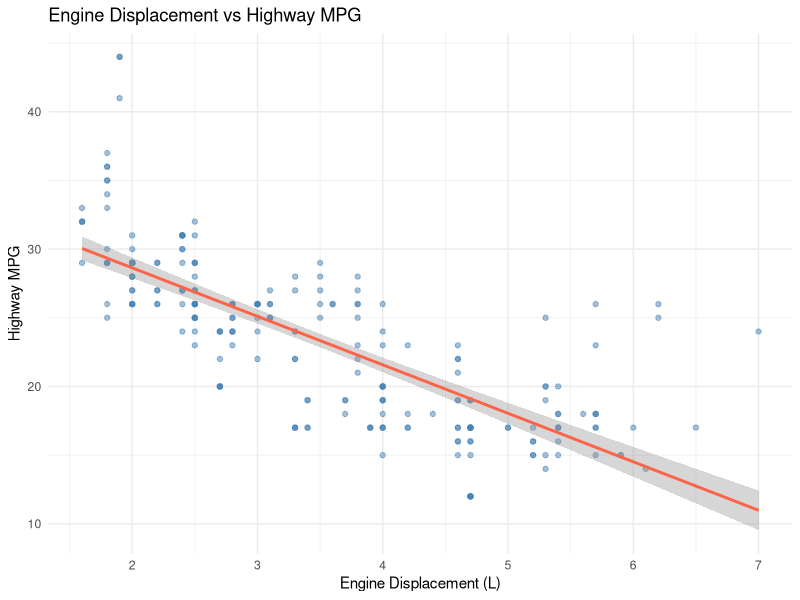
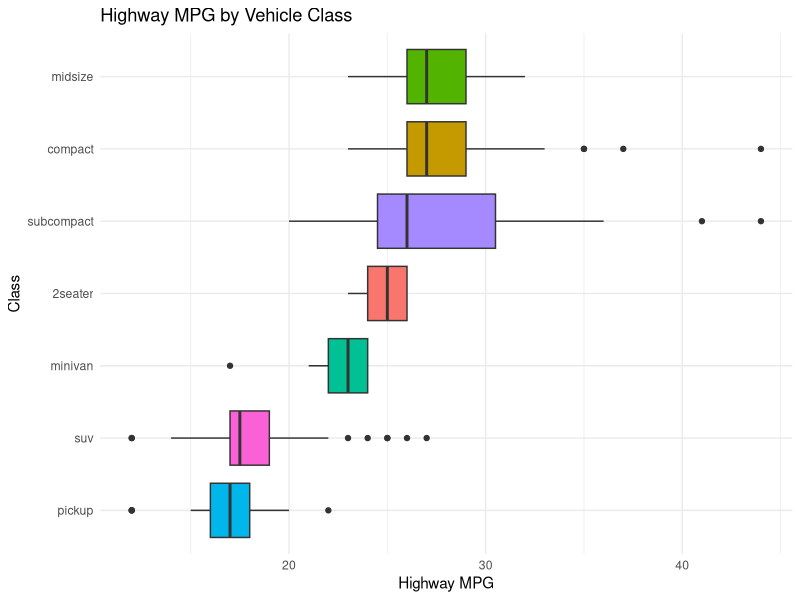
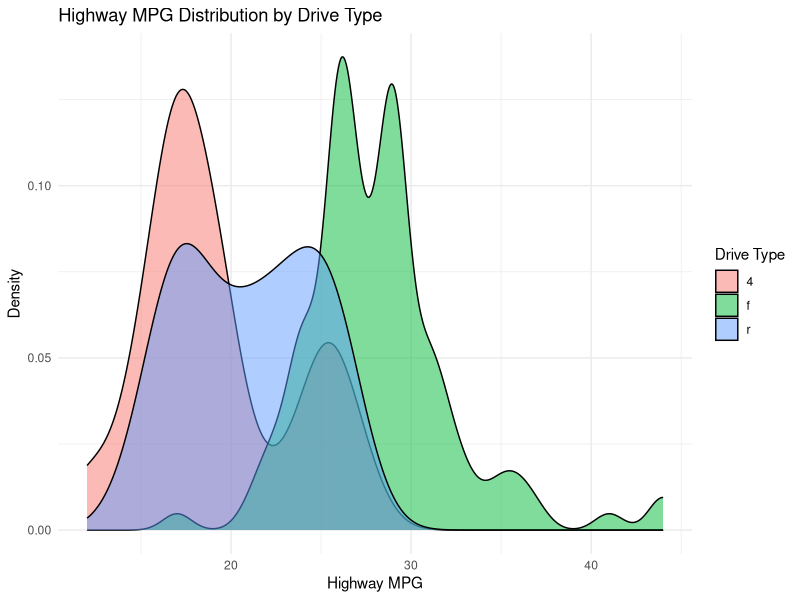
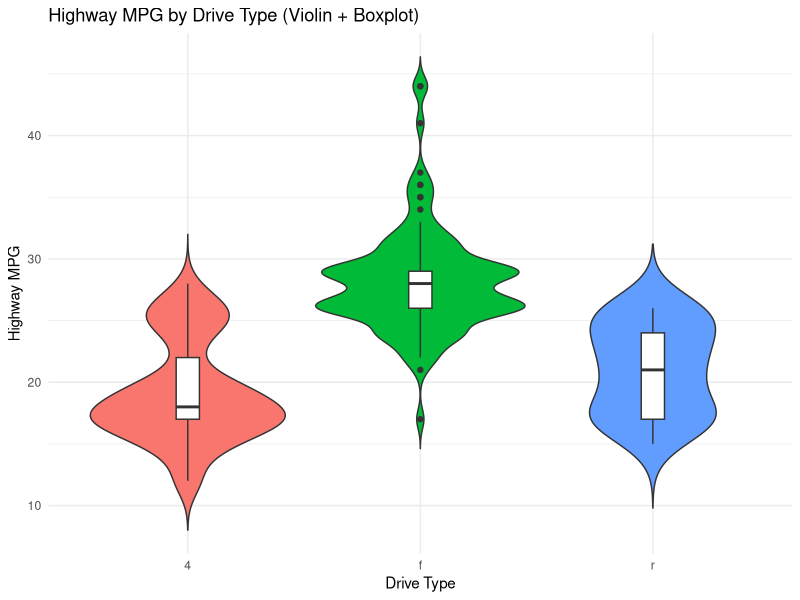
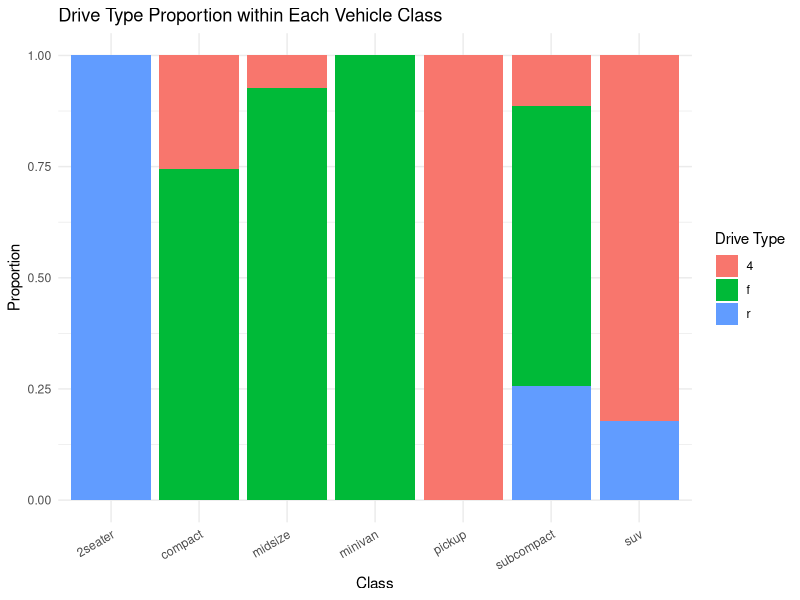
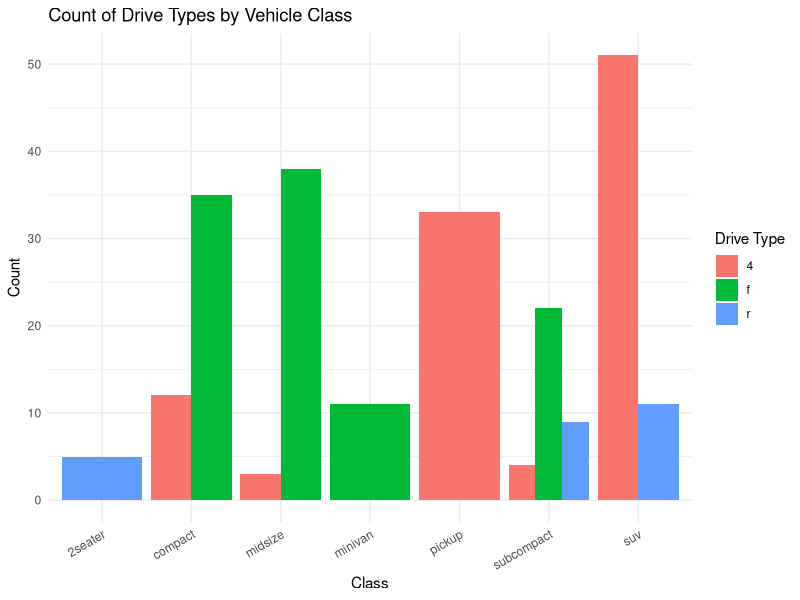
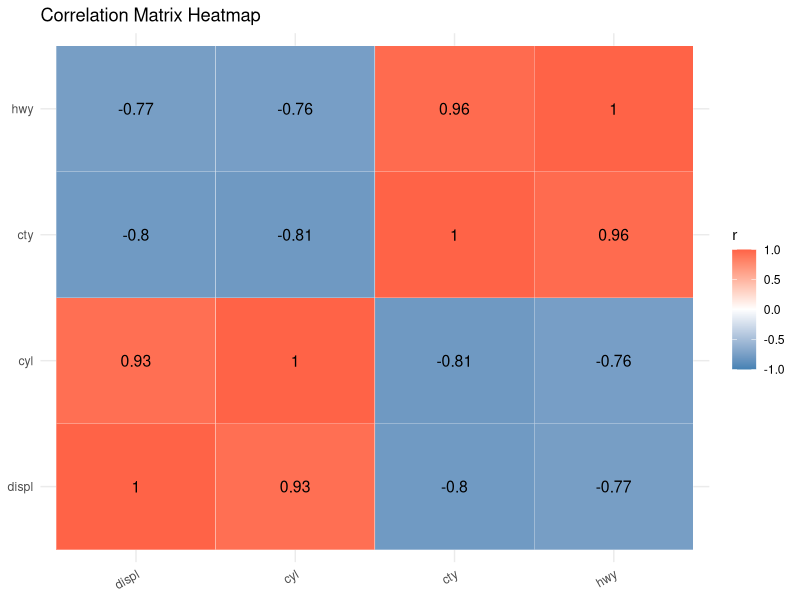
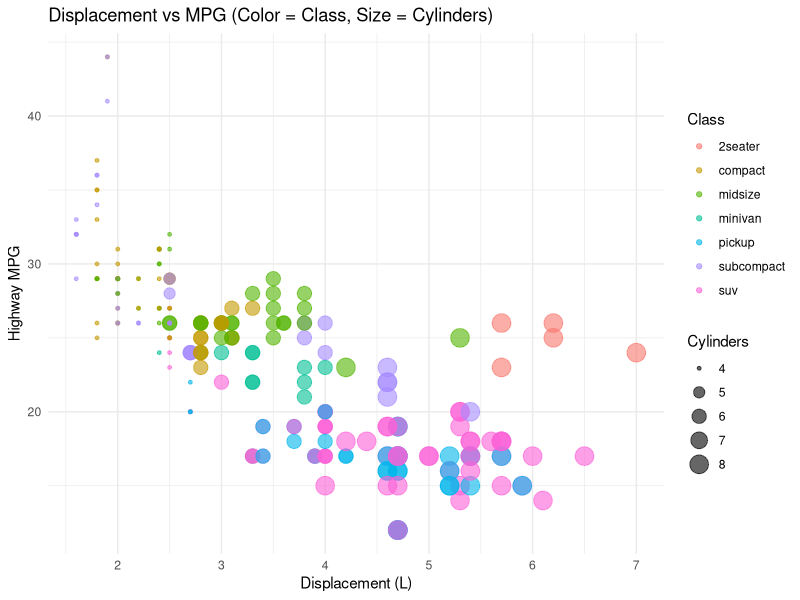

These charts were generated, in order, by the following R code:
## ---- chunk 1
library(tidyverse)
data(mpg)

ggplot(mpg, aes(x = displ, y = hwy)) +
  geom_point(alpha = 0.5, color = "steelblue") +
  geom_smooth(method = "lm", se = TRUE, color = "tomato") +
  labs(
    title = "Engine Displacement vs Highway MPG",
    x = "Engine Displacement (L)",
    y = "Highway MPG"
  ) +
  theme_minimal()
## ---- chunk 2
cor_val <- cor(mpg$displ, mpg$hwy)
cat("Pearson r:", round(cor_val, 3), "\n")
## ---- chunk 3
# Correlation test with p-value
cor.test(mpg$displ, mpg$hwy)
## ---- chunk 4
ggplot(mpg, aes(x = reorder(class, hwy, median), y = hwy, fill = class)) +
  geom_boxplot(show.legend = FALSE) +
  coord_flip() +
  labs(
    title = "Highway MPG by Vehicle Class",
    x = "Class",
    y = "Highway MPG"
  ) +
  theme_minimal()
## ---- chunk 5
ggplot(mpg, aes(x = hwy, fill = drv)) +
  geom_density(alpha = 0.5) +
  labs(
    title = "Highway MPG Distribution by Drive Type",
    x = "Highway MPG",
    y = "Density",
    fill = "Drive Type"
  ) +
  theme_minimal()
## ---- chunk 6
ggplot(mpg, aes(x = drv, y = hwy, fill = drv)) +
  geom_violin(trim = FALSE, show.legend = FALSE) +
  geom_boxplot(width = 0.1, fill = "white", show.legend = FALSE) +
  labs(
    title = "Highway MPG by Drive Type (Violin + Boxplot)",
    x = "Drive Type",
    y = "Highway MPG"
  ) +
  theme_minimal()
## ---- chunk 7
table(mpg$drv, mpg$class)
## ---- chunk 8
# Proportional stacked bar
ggplot(mpg, aes(x = class, fill = drv)) +
  geom_bar(position = "fill") +
  labs(
    title = "Drive Type Proportion within Each Vehicle Class",
    x = "Class",
    y = "Proportion",
    fill = "Drive Type"
  ) +
  theme_minimal() +
  theme(axis.text.x = element_text(angle = 30, hjust = 1))
## ---- chunk 9
# Grouped bar chart
ggplot(mpg, aes(x = class, fill = drv)) +
  geom_bar(position = "dodge") +
  labs(
    title = "Count of Drive Types by Vehicle Class",
    x = "Class",
    y = "Count",
    fill = "Drive Type"
  ) +
  theme_minimal() +
  theme(axis.text.x = element_text(angle = 30, hjust = 1))
## ---- chunk 10
# Select numeric columns
num_vars <- mpg %>% select(displ, cyl, cty, hwy)

# Compute correlation matrix
cor_matrix <- cor(num_vars)
round(cor_matrix, 2)
## ---- chunk 11
library(reshape2)

# Melt correlation matrix for ggplot
cor_melted <- melt(cor_matrix)

ggplot(cor_melted, aes(x = Var1, y = Var2, fill = value)) +
  geom_tile(color = "white") +
  geom_text(aes(label = round(value, 2)), size = 4) +
  scale_fill_gradient2(
    low = "steelblue", mid = "white", high = "tomato",
    midpoint = 0, limits = c(-1, 1)
  ) +
  labs(
    title = "Correlation Matrix Heatmap",
    x = NULL, y = NULL, fill = "r"
  ) +
  theme_minimal() +
  theme(axis.text.x = element_text(angle = 30, hjust = 1))
## ---- chunk 12
ggplot(mpg, aes(x = displ, y = hwy, color = class, size = cyl)) +
  geom_point(alpha = 0.6) +
  labs(
    title = "Displacement vs MPG (Color = Class, Size = Cylinders)",
    x = "Displacement (L)",
    y = "Highway MPG",
    color = "Class",
    size = "Cylinders"
  ) +
  theme_minimal()
## ---- chunk 13
ggplot(mpg, aes(x = displ, y = hwy, color = drv)) +
  geom_point(alpha = 0.6) +
  geom_smooth(method = "lm", se = FALSE) +
  facet_wrap(~ year) +
  labs(
    title = "Displacement vs MPG by Drive Type, Faceted by Year",
    x = "Displacement (L)",
    y = "Highway MPG",
    color = "Drive Type"
  ) +
  theme_minimal()
## ---- chunk 14
# install.packages("GGally") if needed
library(GGally)

mpg %>%
  select(displ, cyl, cty, hwy, class) %>%
  ggpairs(
    aes(color = class, alpha = 0.5),
    upper = list(continuous = wrap("cor", size = 3)),
    lower = list(continuous = wrap("points", alpha = 0.3))
  ) +
  theme_minimal() +
  labs(title = "Scatterplot Matrix of Key MPG Variables")
